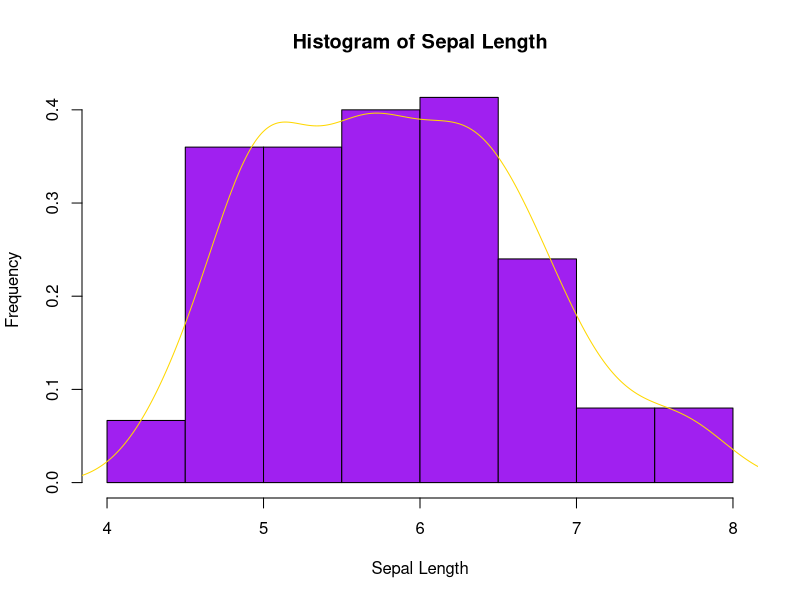
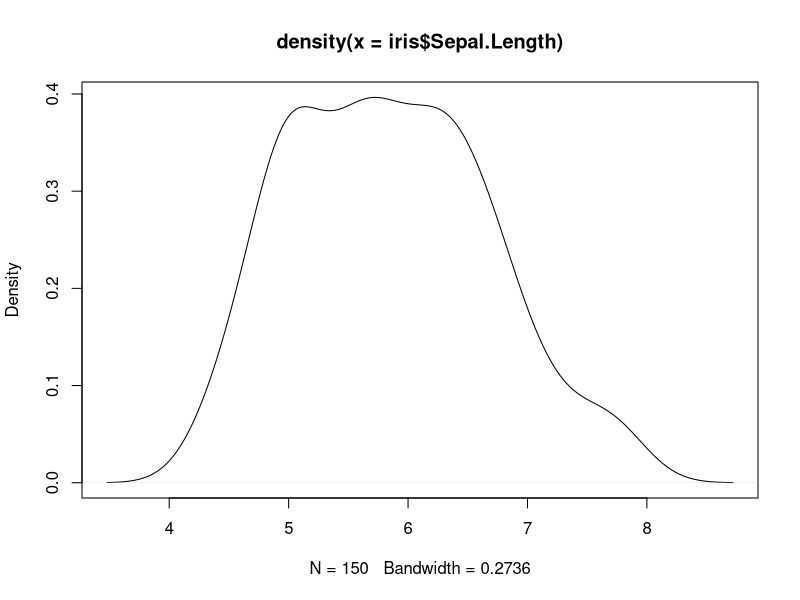
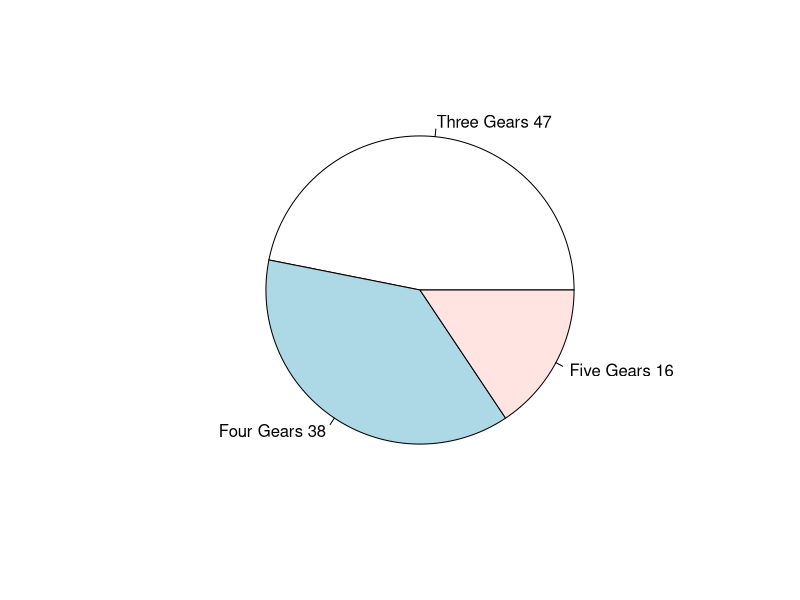
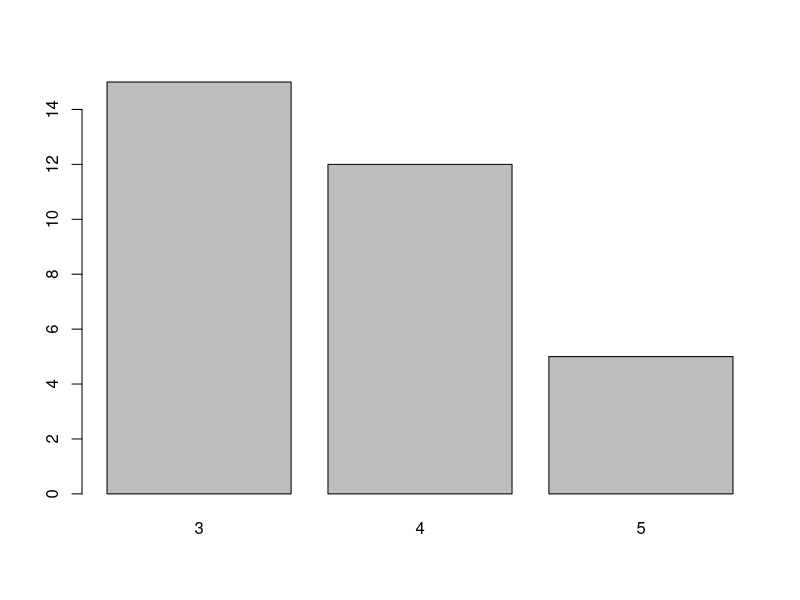
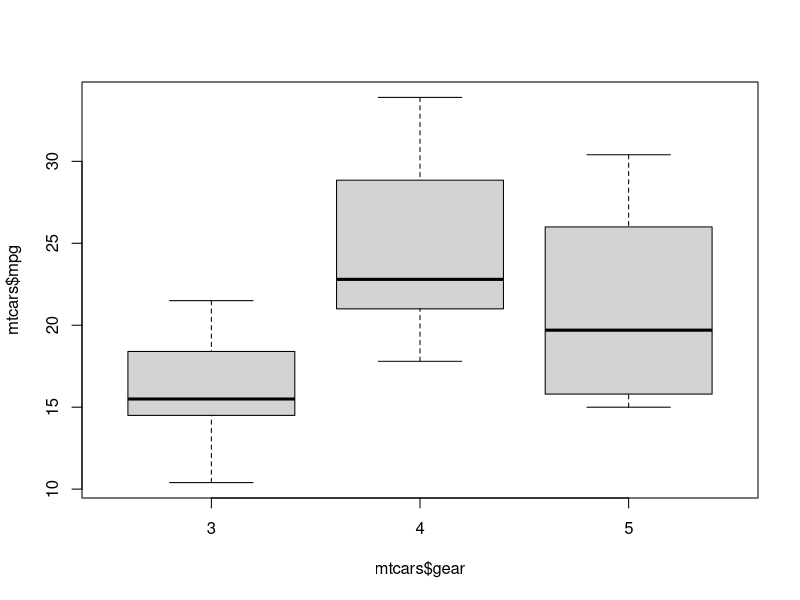

Source code (R) for these figures, in order:
## ---- chunk 1
summary(iris)
summary(iris$Sepal.Length)
fivenum(iris$Sepal.Length)
## ---- chunk 2
hist(iris$Sepal.Length, main = "Histogram of Sepal Length", xlab= "Sepal Length", ylab = "Frequency", col = "Purple", freq=FALSE)
density.sepal.length<-density(iris$Sepal.Length)
lines(density.sepal.length, col = "Gold")
## ---- chunk 3
plot(density.sepal.length)
## ---- chunk 4
gear.mtcars<-table(mtcars$gear)
percentage<-round(prop.table(gear.mtcars)*100, digits=0)
titles<-c("Three Gears", "Four Gears", "Five Gears")
lbl.gear<-paste(titles, percentage)
pie(gear.mtcars, labels=lbl.gear)
## ---- chunk 5
barplot(gear.mtcars)
## ---- chunk 6
boxplot(mtcars$mpg~mtcars$gear)
